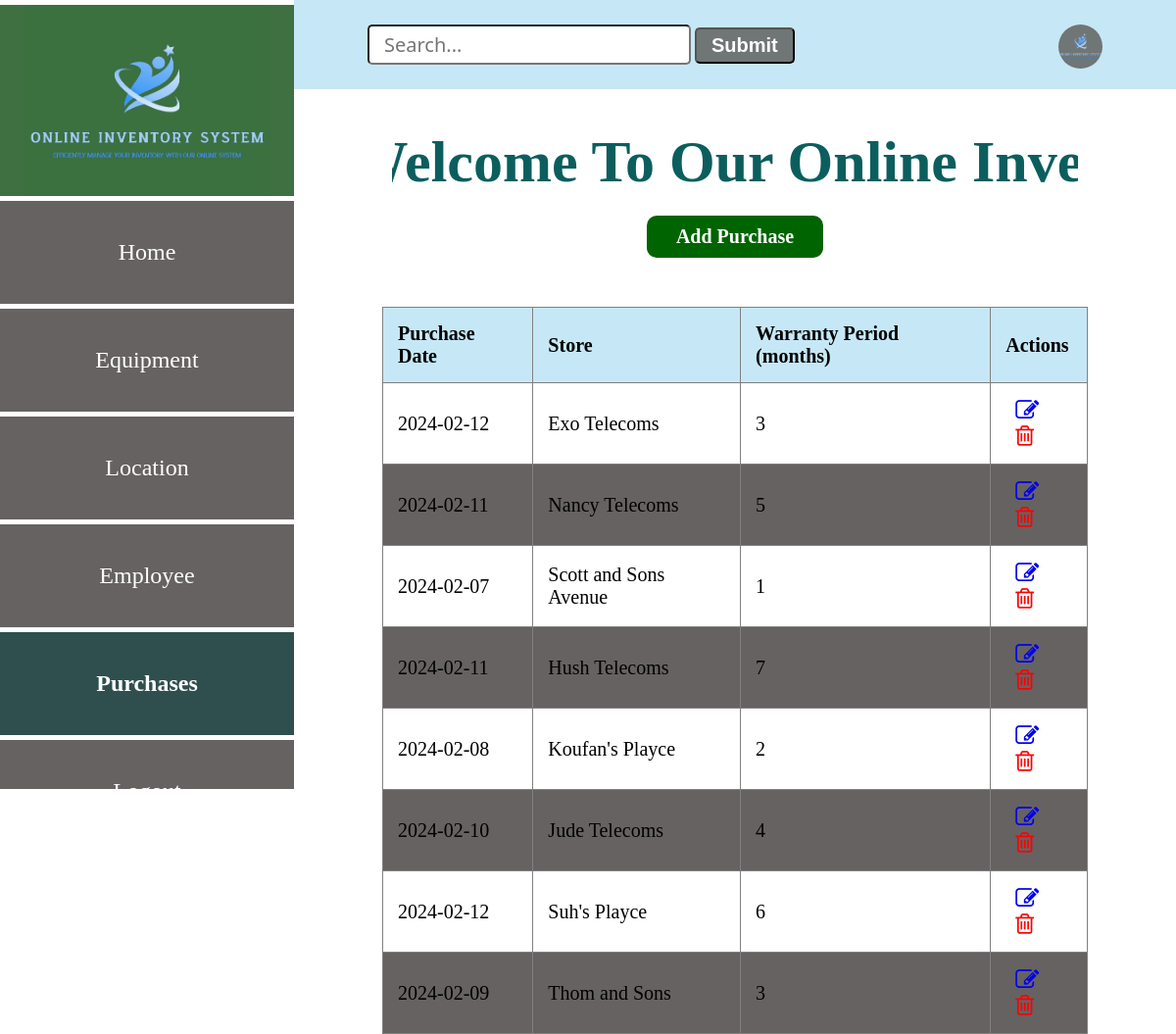
/purchase, run on the app's committed database.
### app.py (models this page shows, shortened)
class Purchases(db.Model):
    __tablename__ = "purchases"
    id=db.Column(db.Integer, primary_key=True)
    date=db.Column(db.String(10))
    store=db.Column(db.String(10))
    warranty_period=db.Column(db.Integer)
    equipment_rel=db.relationship('Equipment', backref='equipment_purchase')

### app.py (the view)
@app.route('/purchase')
def purchase():
    purchases = Purchases.query.all()
    return render_template('purchaseList.html', purchases=purchases)

### app.py (called while the page is built)
@app.before_request
def create_table():
    db.create_all()

### templates/purchaseList.html (shortened to what this page needs)
<!DOCTYPE html>
<html lang="en">
<head>
    <link
    rel="stylesheet"
    href="{{ url_for('static', filename='main.css') }}"
    />
    <link rel="stylesheet" href="https://cdnjs.cloudflare.com/ajax/libs/font-awesome/4.7.0/css/font-awesome.min.css">
</head>
<body>
    <div class="header">
        <input type="search" id="query" name="search" placeholder="Search...">
        <button>Submit</button>
        <a href="#"><img src="{{ url_for('static', filename='logo.png') }}" alt=""></a>
    </div>
    <section class="sidebar">
        <div class="logo">
            <img src="{{ url_for('static', filename='logo.png') }}" alt="logo">
        </div>
        <div class="content">
            <a href="/entry_point" class="home">Home</a>
            <a href="/equipment" class="home">Equipment</a>
            <a href="/location" class="home">Location</a>
            <a href="/employee" class="home">Employee</a>
            <a href="/purchase" class="home active">Purchases</a>
            <a href="#" class="home">Logout</a>
        </div>
    </section>
    <div class="marquee-container">
      <h1 class="marquee">Welcome To Our Online Inventory System</h1>
    </div>
    <div class="purchase-form">
        <a href="/add-purchase" class="btn1">Add Purchase</a>
        <table border="1">
            <thead>
                <tr>
                    <th>Purchase Date</th>
                    <th>Store</th>
                    <th>Warranty Period (months)</th>
                    <th>Actions</th>
                </tr>
            </thead>
            <tbody>
                {% for purchase in purchases %}
                    <tr>
                        <td>{{ purchase.date }}</td>
                        <td>{{ purchase.store }}</td>
                        <td>{{ purchase.warranty_period }}</td>
                        <td class="action">
                            <a href="/edit_purchase{{ purchase.id }}"><i class="fa fa-edit" style="font-size:24px"></i></a>
                            <a href="/delete_purchase{{ purchase.id }}"><i class="fa fa-trash-o" style="font-size:24px"></i></a>
                        </td>
                    </tr>
                {% endfor %}
            </tbody>
        </table>
    </div>
</body>
</html>

### static/main.css (style rules this page uses)
body { margin: 0; padding: 0; font-family: Verdana; }
.header { background: #c6e8f6; padding: 25px; }
.header input { padding: 5px 15px; font-size: 20px; font-family:'Segoe UI', Tahoma, Geneva, Verdana, sans-serif; border-radius: 5px; margin-left: 350px; }
.header button { padding: 5px 15px; font-size: 20px; border-radius: 5px; background: #707576; color: #fff; font-weight: bold; }
.header img { width: 45px; height: 45px; background: #707576; border-radius: 50%; float: right; justify-content: center; margin-right: 50px; }
.sidebar { position: fixed; top: 0; left: 0; width: 300px; height: 100vh; background: #707576; border-top: 5px solid #fff; }
.logo { width: 300px; height: 200px; background: rgba(59, 112, 63, 0.938); display: flex; justify-content: center; align-items: center; }
.logo img { width: 250px; display: block; margin: auto; background-color: rgba(59, 112, 63, 0.938); }
.content { background: #707576; width: 300px; height: calc(100vh - 200px); position: fixed; top: 200px; z-index: 1; border-top: 5px solid #fff; overflow-y: auto; }
.content a { display: flex; text-decoration: none; color: #fff; font-size: 24px; border-bottom: 5px solid white; padding: 39px; justify-content: center; }
.home { border: none; outline: none; padding: 10px 16px; background: #666262; cursor: pointer; }
.active, .home:hover { background: darkslategrey; color: black; font-weight: bold; }
h1 { display: flex; font-size: 60px; flex-wrap: wrap; justify-content: center; gap: 50px; margin-left: 300px; text-align: center; margin-top: 40px; color: rgb(12, 94, 94); }
.purchase-form { display: flex; justify-content: center; align-items: center; flex-direction: column; margin-left: 300px; }
table { width: 80%; border-collapse: collapse; margin-top: 30px; }
th, td { padding: 15px; text-align: left; font-size: 20px; }
th { background-color: #c6e8f6; font-weight: bold; }
tbody tr:nth-child(even) { background-color: #666262; }
.btn1 { background: darkgreen; color: #fff; font-size: 1em; padding: 10px 30px; border-radius: 10px; transition: background-color 0.25s; margin-bottom: 20px; text-decoration: none; font-size: 20px; display: block; margin-top: -20px; font-weight: bold; }
.marquee-container { overflow: hidden; margin-right: 100px; margin-left: 400px; behavior: inherit; }
.marquee { animation: marquee 20s linear infinite; white-space: nowrap; }
.action a { margin-left: 10px; }
.action .fa-trash-o { color: red; }

### data on the page
Purchases: date "2024-02-12", store "Exo Telecoms", warranty_period "3"
Purchases: date "2024-02-11", store "Nancy Telecoms", warranty_period "5"
Purchases: date "2024-02-07", store "Scott and Sons Avenue", warranty_period "1"
Purchases: date "2024-02-11", store "Hush Telecoms", warranty_period "7"
Purchases: date "2024-02-08", store "Koufan's Playce", warranty_period "2"
Purchases: date "2024-02-10", store "Jude Telecoms", warranty_period "4"
Purchases: date "2024-02-12", store "Suh's Playce", warranty_period "6"
Purchases: date "2024-02-09", store "Thom and Sons", warranty_period "3"
